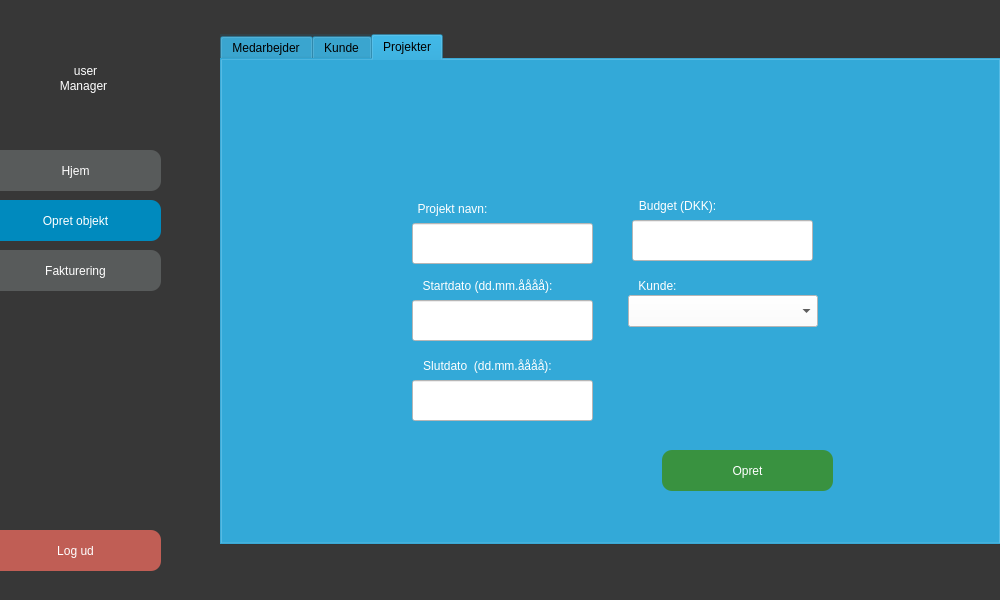
<?xml version="1.0" encoding="UTF-8"?>
<ui version="4.0">
 <class>MainWindow</class>
 <widget class="QMainWindow" name="MainWindow">
  <property name="geometry">
   <rect>
    <x>0</x>
    <y>0</y>
    <width>1000</width>
    <height>600</height>
   </rect>
  </property>
  <property name="windowTitle">
   <string>MainWindow</string>
  </property>
  <property name="styleSheet">
   <string notr="true">background-color: rgb(255, 255, 255);</string>
  </property>
  <widget class="QWidget" name="centralwidget">
   <widget class="QPushButton" name="logud_knap">
    <property name="geometry">
     <rect>
      <x>-10</x>
      <y>530</y>
      <width>171</width>
      <height>41</height>
     </rect>
    </property>
    <property name="styleSheet">
     <string notr="true">

QPushButton {
	color: rgb(255, 255, 255);
	
	background-color: rgb(192, 94, 85);
	font: 16pt &quot;.AppleSystemUIFont&quot;;
	border-radius: 10px;
}

QPushButton:Hover {


	background-color: rgb(220, 109, 99);



}
</string>
    </property>
    <property name="text">
     <string>Log ud</string>
    </property>
   </widget>
   <widget class="QLabel" name="Frame_3">
    <property name="geometry">
     <rect>
      <x>-13</x>
      <y>-20</y>
      <width>1061</width>
      <height>631</height>
     </rect>
    </property>
    <property name="styleSheet">
     <string notr="true">font: 16pt &quot;.AppleSystemUIFont&quot;;
color: rgb(0, 138, 190);

background-color: rgb(0, 0, 0,200);
border-radius: 15px;</string>
    </property>
    <property name="text">
     <string/>
    </property>
    <property name="scaledContents">
     <bool>false</bool>
    </property>
    <property name="alignment">
     <set>Qt::AlignCenter</set>
    </property>
    <property name="wordWrap">
     <bool>false</bool>
    </property>
   </widget>
   <widget class="QLabel" name="navn">
    <property name="geometry">
     <rect>
      <x>10</x>
      <y>50</y>
      <width>151</width>
      <height>41</height>
     </rect>
    </property>
    <property name="styleSheet">
     <string notr="true">font: 16pt &quot;.AppleSystemUIFont&quot;;
color: white;

background-color: rgba(255, 255, 255, 0);</string>
    </property>
    <property name="text">
     <string>user</string>
    </property>
    <property name="scaledContents">
     <bool>false</bool>
    </property>
    <property name="alignment">
     <set>Qt::AlignCenter</set>
    </property>
    <property name="wordWrap">
     <bool>false</bool>
    </property>
   </widget>
   <widget class="QLabel" name="label_3">
    <property name="geometry">
     <rect>
      <x>43</x>
      <y>70</y>
      <width>81</width>
      <height>31</height>
     </rect>
    </property>
    <property name="styleSheet">
     <string notr="true">font: 10pt &quot;.AppleSystemUIFont&quot;;
color: rgb(255, 255, 255);
background-color: rgba(255, 255, 255, 0);</string>
    </property>
    <property name="text">
     <string>Manager</string>
    </property>
    <property name="alignment">
     <set>Qt::AlignCenter</set>
    </property>
   </widget>
   <widget class="QPushButton" name="hjem_knap">
    <property name="geometry">
     <rect>
      <x>-10</x>
      <y>150</y>
      <width>171</width>
      <height>41</height>
     </rect>
    </property>
    <property name="styleSheet">
     <string notr="true">QPushButton {
	color: rgb(255, 255, 255);
	background-color: rgb(88, 91, 91);
	font: 16pt &quot;.AppleSystemUIFont&quot;;
	border-radius: 10px;
}

QPushButton:Hover {

	background-color: rgb(109, 109, 109);


}
</string>
    </property>
    <property name="text">
     <string>Hjem</string>
    </property>
   </widget>
   <widget class="QPushButton" name="fakturering_knap">
    <property name="geometry">
     <rect>
      <x>-10</x>
      <y>250</y>
      <width>171</width>
      <height>41</height>
     </rect>
    </property>
    <property name="styleSheet">
     <string notr="true">QPushButton {
	color: rgb(255, 255, 255);
	background-color: rgb(88, 91, 91);
	font: 16pt &quot;.AppleSystemUIFont&quot;;
	border-radius: 10px;
}

QPushButton:Hover {

	background-color: rgb(109, 109, 109);


}
</string>
    </property>
    <property name="text">
     <string>Fakturering</string>
    </property>
   </widget>
   <widget class="QPushButton" name="modi_instans">
    <property name="geometry">
     <rect>
      <x>-10</x>
      <y>200</y>
      <width>171</width>
      <height>41</height>
     </rect>
    </property>
    <property name="styleSheet">
     <string notr="true">background-color: rgb(0, 138, 190);
color: rgb(255, 255, 255);
font: 16pt &quot;.AppleSystemUIFont&quot;;
border-radius: 10px;

</string>
    </property>
    <property name="text">
     <string>Opret objekt</string>
    </property>
   </widget>
   <widget class="QTabWidget" name="tabWidget">
    <property name="geometry">
     <rect>
      <x>220</x>
      <y>34</y>
      <width>781</width>
      <height>511</height>
     </rect>
    </property>
    <property name="styleSheet">
     <string notr="true">background-color: rgb(8, 137, 190,30);</string>
    </property>
    <property name="currentIndex">
     <number>2</number>
    </property>
    <widget class="QWidget" name="tab">
     <attribute name="title">
      <string>Medarbejder</string>
     </attribute>
     <widget class="QLabel" name="label_4">
      <property name="geometry">
       <rect>
        <x>167</x>
        <y>103</y>
        <width>81</width>
        <height>31</height>
       </rect>
      </property>
      <property name="styleSheet">
       <string notr="true">font: 13pt &quot;.AppleSystemUIFont&quot;;
color: rgb(255, 255, 255);
background-color: rgba(255, 255, 255, 0);</string>
      </property>
      <property name="text">
       <string>Fornavn:</string>
      </property>
      <property name="alignment">
       <set>Qt::AlignCenter</set>
      </property>
     </widget>
     <widget class="QLabel" name="label_5">
      <property name="geometry">
       <rect>
        <x>176</x>
        <y>183</y>
        <width>70</width>
        <height>31</height>
       </rect>
      </property>
      <property name="styleSheet">
       <string notr="true">font: 13pt &quot;.AppleSystemUIFont&quot;;
color: rgb(255, 255, 255);
background-color: rgba(255, 255, 255, 0);</string>
      </property>
      <property name="text">
       <string>Efternavn:</string>
      </property>
      <property name="alignment">
       <set>Qt::AlignCenter</set>
      </property>
     </widget>
     <widget class="QLabel" name="label_6">
      <property name="geometry">
       <rect>
        <x>180</x>
        <y>273</y>
        <width>50</width>
        <height>31</height>
       </rect>
      </property>
      <property name="styleSheet">
       <string notr="true">font: 13pt &quot;.AppleSystemUIFont&quot;;
color: rgb(255, 255, 255);
background-color: rgba(255, 255, 255, 0);</string>
      </property>
      <property name="text">
       <string>Telefon:</string>
      </property>
      <property name="alignment">
       <set>Qt::AlignCenter</set>
      </property>
     </widget>
     <widget class="QLabel" name="label_7">
      <property name="geometry">
       <rect>
        <x>415</x>
        <y>190</y>
        <width>90</width>
        <height>20</height>
       </rect>
      </property>
      <property name="styleSheet">
       <string notr="true">font: 13pt &quot;.AppleSystemUIFont&quot;;
color: rgb(255, 255, 255);
background-color: rgba(255, 255, 255, 0);</string>
      </property>
      <property name="text">
       <string>Rolle:</string>
      </property>
      <property name="alignment">
       <set>Qt::AlignCenter</set>
      </property>
     </widget>
     <widget class="QLineEdit" name="medarbejder_fornavn_input">
      <property name="geometry">
       <rect>
        <x>180</x>
        <y>133</y>
        <width>181</width>
        <height>41</height>
       </rect>
      </property>
      <property name="styleSheet">
       <string notr="true">background-color: rgb(255, 255, 255);
border-color: rgb(0, 0, 0);
font: 14pt &quot;.AppleSystemUIFont&quot;;</string>
      </property>
      <property name="text">
       <string/>
      </property>
     </widget>
     <widget class="QLineEdit" name="medarbejder_efternavn_input">
      <property name="geometry">
       <rect>
        <x>180</x>
        <y>213</y>
        <width>181</width>
        <height>41</height>
       </rect>
      </property>
      <property name="styleSheet">
       <string notr="true">background-color: rgb(255, 255, 255);
border-color: rgb(0, 0, 0);
font: 14pt &quot;.AppleSystemUIFont&quot;;</string>
      </property>
      <property name="text">
       <string/>
      </property>
     </widget>
     <widget class="QLineEdit" name="medarbejder_tlf_input">
      <property name="geometry">
       <rect>
        <x>180</x>
        <y>303</y>
        <width>181</width>
        <height>41</height>
       </rect>
      </property>
      <property name="styleSheet">
       <string notr="true">background-color: rgb(255, 255, 255);
border-color: rgb(0, 0, 0);
font: 14pt &quot;.AppleSystemUIFont&quot;;</string>
      </property>
      <property name="text">
       <string/>
      </property>
     </widget>
     <widget class="QLineEdit" name="medarbejder_email_input">
      <property name="geometry">
       <rect>
        <x>180</x>
        <y>393</y>
        <width>181</width>
        <height>41</height>
       </rect>
      </property>
      <property name="styleSheet">
       <string notr="true">background-color: rgb(255, 255, 255);
border-color: rgb(0, 0, 0);
font: 14pt &quot;.AppleSystemUIFont&quot;;</string>
      </property>
      <property name="text">
       <string/>
      </property>
     </widget>
     <widget class="QLabel" name="label_8">
      <property name="geometry">
       <rect>
        <x>180</x>
        <y>363</y>
        <width>50</width>
        <height>31</height>
       </rect>
      </property>
      <property name="styleSheet">
       <string notr="true">font: 13pt &quot;.AppleSystemUIFont&quot;;
color: rgb(255, 255, 255);
background-color: rgba(255, 255, 255, 0);</string>
      </property>
      <property name="text">
       <string>Email:</string>
      </property>
      <property name="alignment">
       <set>Qt::AlignCenter</set>
      </property>
     </widget>
     <widget class="QComboBox" name="rolle_comboBox">
      <property name="geometry">
       <rect>
        <x>438</x>
        <y>213</y>
        <width>131</width>
        <height>32</height>
       </rect>
      </property>
      <property name="styleSheet">
       <string notr="true">background-color: rgb(255, 255, 255);
color: rgb(0, 0, 0);
selection-background-color: rgb(228, 227, 229);</string>
      </property>
      <item>
       <property name="text">
        <string>Konsulent</string>
       </property>
      </item>
      <item>
       <property name="text">
        <string>ScrumMaster</string>
       </property>
      </item>
      <item>
       <property name="text">
        <string>Manager</string>
       </property>
      </item>
     </widget>
     <widget class="QPushButton" name="opretmedarbejder_knap">
      <property name="geometry">
       <rect>
        <x>440</x>
        <y>390</y>
        <width>171</width>
        <height>41</height>
       </rect>
      </property>
      <property name="styleSheet">
       <string notr="true">QPushButton {
	color: rgb(255, 255, 255);
	
	background-color: rgb(57, 146, 64);
	font: 14pt &quot;.AppleSystemUIFont&quot;;
	border-radius: 10px;
}

QPushButton:Hover {
	
	background-color: rgb(72, 183, 80);


}
</string>
      </property>
      <property name="text">
       <string>Opret</string>
      </property>
     </widget>
     <widget class="QLabel" name="label_17">
      <property name="geometry">
       <rect>
        <x>440</x>
        <y>104</y>
        <width>91</width>
        <height>31</height>
       </rect>
      </property>
      <property name="styleSheet">
       <string notr="true">font: 13pt &quot;.AppleSystemUIFont&quot;;
color: rgb(255, 255, 255);
background-color: rgba(255, 255, 255, 0);</string>
      </property>
      <property name="text">
       <string>Timeløn (DKK):</string>
      </property>
      <property name="alignment">
       <set>Qt::AlignCenter</set>
      </property>
     </widget>
     <widget class="QLineEdit" name="medarbejder_timelon_input">
      <property name="geometry">
       <rect>
        <x>440</x>
        <y>134</y>
        <width>181</width>
        <height>41</height>
       </rect>
      </property>
      <property name="styleSheet">
       <string notr="true">background-color: rgb(255, 255, 255);
border-color: rgb(0, 0, 0);
font: 14pt &quot;.AppleSystemUIFont&quot;;</string>
      </property>
      <property name="text">
       <string/>
      </property>
     </widget>
    </widget>
    <widget class="QWidget" name="tab_2">
     <attribute name="title">
      <string>Kunde</string>
     </attribute>
     <widget class="QLabel" name="label_9">
      <property name="geometry">
       <rect>
        <x>310</x>
        <y>123</y>
        <width>81</width>
        <height>31</height>
       </rect>
      </property>
      <property name="styleSheet">
       <string notr="true">font: 13pt &quot;.AppleSystemUIFont&quot;;
color: rgb(255, 255, 255);
background-color: rgba(255, 255, 255, 0);</string>
      </property>
      <property name="text">
       <string>Kunde navn:</string>
      </property>
      <property name="alignment">
       <set>Qt::AlignCenter</set>
      </property>
     </widget>
     <widget class="QPushButton" name="opretkunde_knap">
      <property name="geometry">
       <rect>
        <x>315</x>
        <y>390</y>
        <width>171</width>
        <height>41</height>
       </rect>
      </property>
      <property name="styleSheet">
       <string notr="true">QPushButton {
	color: rgb(255, 255, 255);
	
	background-color: rgb(57, 146, 64);
	font: 14pt &quot;.AppleSystemUIFont&quot;;
	border-radius: 10px;
}

QPushButton:Hover {
	
	background-color: rgb(72, 183, 80);


}
</string>
      </property>
      <property name="text">
       <string>Opret</string>
      </property>
     </widget>
     <widget class="QLineEdit" name="kundenavn_input">
      <property name="geometry">
       <rect>
        <x>310</x>
        <y>153</y>
        <width>181</width>
        <height>41</height>
       </rect>
      </property>
      <property name="styleSheet">
       <string notr="true">background-color: rgb(255, 255, 255);
border-color: rgb(0, 0, 0);
font: 14pt &quot;.AppleSystemUIFont&quot;;</string>
      </property>
      <property name="text">
       <string/>
      </property>
     </widget>
     <widget class="QLineEdit" name="kundecvr_input">
      <property name="geometry">
       <rect>
        <x>310</x>
        <y>230</y>
        <width>181</width>
        <height>41</height>
       </rect>
      </property>
      <property name="styleSheet">
       <string notr="true">background-color: rgb(255, 255, 255);
border-color: rgb(0, 0, 0);
font: 14pt &quot;.AppleSystemUIFont&quot;;</string>
      </property>
      <property name="text">
       <string/>
      </property>
     </widget>
     <widget class="QLabel" name="label_10">
      <property name="geometry">
       <rect>
        <x>300</x>
        <y>203</y>
        <width>70</width>
        <height>31</height>
       </rect>
      </property>
      <property name="styleSheet">
       <string notr="true">font: 13pt &quot;.AppleSystemUIFont&quot;;
color: rgb(255, 255, 255);
background-color: rgba(255, 255, 255, 0);</string>
      </property>
      <property name="text">
       <string>CVR nr:</string>
      </property>
      <property name="alignment">
       <set>Qt::AlignCenter</set>
      </property>
     </widget>
     <widget class="QLineEdit" name="kundetlf_input">
      <property name="geometry">
       <rect>
        <x>310</x>
        <y>310</y>
        <width>181</width>
        <height>41</height>
       </rect>
      </property>
      <property name="styleSheet">
       <string notr="true">background-color: rgb(255, 255, 255);
border-color: rgb(0, 0, 0);
font: 14pt &quot;.AppleSystemUIFont&quot;;</string>
      </property>
      <property name="text">
       <string/>
      </property>
     </widget>
     <widget class="QLabel" name="label_11">
      <property name="geometry">
       <rect>
        <x>310</x>
        <y>280</y>
        <width>100</width>
        <height>31</height>
       </rect>
      </property>
      <property name="styleSheet">
       <string notr="true">font: 13pt &quot;.AppleSystemUIFont&quot;;
color: rgb(255, 255, 255);
background-color: rgba(255, 255, 255, 0);</string>
      </property>
      <property name="text">
       <string>Kontakt telefon:</string>
      </property>
      <property name="alignment">
       <set>Qt::AlignCenter</set>
      </property>
     </widget>
    </widget>
    <widget class="QWidget" name="tab_3">
     <attribute name="title">
      <string>Projekter</string>
     </attribute>
     <widget class="QLabel" name="label_12">
      <property name="geometry">
       <rect>
        <x>190</x>
        <y>133</y>
        <width>81</width>
        <height>31</height>
       </rect>
      </property>
      <property name="styleSheet">
       <string notr="true">font: 13pt &quot;.AppleSystemUIFont&quot;;
color: rgb(255, 255, 255);
background-color: rgba(255, 255, 255, 0);</string>
      </property>
      <property name="text">
       <string>Projekt navn:</string>
      </property>
      <property name="alignment">
       <set>Qt::AlignCenter</set>
      </property>
     </widget>
     <widget class="QPushButton" name="opretprojekt_knap">
      <property name="geometry">
       <rect>
        <x>440</x>
        <y>390</y>
        <width>171</width>
        <height>41</height>
       </rect>
      </property>
      <property name="styleSheet">
       <string notr="true">QPushButton {
	color: rgb(255, 255, 255);
	
	background-color: rgb(57, 146, 64);
	font: 14pt &quot;.AppleSystemUIFont&quot;;
	border-radius: 10px;
}

QPushButton:Hover {
	
	background-color: rgb(72, 183, 80);


}
</string>
      </property>
      <property name="text">
       <string>Opret</string>
      </property>
     </widget>
     <widget class="QLineEdit" name="projekt_navn_input">
      <property name="geometry">
       <rect>
        <x>190</x>
        <y>163</y>
        <width>181</width>
        <height>41</height>
       </rect>
      </property>
      <property name="styleSheet">
       <string notr="true">background-color: rgb(255, 255, 255);
border-color: rgb(0, 0, 0);
font: 14pt &quot;.AppleSystemUIFont&quot;;</string>
      </property>
      <property name="text">
       <string/>
      </property>
     </widget>
     <widget class="QLineEdit" name="startdato_input">
      <property name="geometry">
       <rect>
        <x>190</x>
        <y>240</y>
        <width>181</width>
        <height>41</height>
       </rect>
      </property>
      <property name="styleSheet">
       <string notr="true">background-color: rgb(255, 255, 255);
border-color: rgb(0, 0, 0);
font: 14pt &quot;.AppleSystemUIFont&quot;;</string>
      </property>
      <property name="text">
       <string/>
      </property>
     </widget>
     <widget class="QLabel" name="label_13">
      <property name="geometry">
       <rect>
        <x>180</x>
        <y>210</y>
        <width>171</width>
        <height>31</height>
       </rect>
      </property>
      <property name="styleSheet">
       <string notr="true">font: 13pt &quot;.AppleSystemUIFont&quot;;
color: rgb(255, 255, 255);
background-color: rgba(255, 255, 255, 0);</string>
      </property>
      <property name="text">
       <string>Startdato (dd.mm.åååå):</string>
      </property>
      <property name="alignment">
       <set>Qt::AlignCenter</set>
      </property>
     </widget>
     <widget class="QLineEdit" name="slutdato_input">
      <property name="geometry">
       <rect>
        <x>190</x>
        <y>320</y>
        <width>181</width>
        <height>41</height>
       </rect>
      </property>
      <property name="styleSheet">
       <string notr="true">background-color: rgb(255, 255, 255);
border-color: rgb(0, 0, 0);
font: 14pt &quot;.AppleSystemUIFont&quot;;</string>
      </property>
      <property name="text">
       <string/>
      </property>
     </widget>
     <widget class="QLabel" name="label_14">
      <property name="geometry">
       <rect>
        <x>180</x>
        <y>290</y>
        <width>171</width>
        <height>31</height>
       </rect>
      </property>
      <property name="styleSheet">
       <string notr="true">font: 13pt &quot;.AppleSystemUIFont&quot;;
color: rgb(255, 255, 255);
background-color: rgba(255, 255, 255, 0);</string>
      </property>
      <property name="text">
       <string>Slutdato  (dd.mm.åååå):</string>
      </property>
      <property name="alignment">
       <set>Qt::AlignCenter</set>
      </property>
     </widget>
     <widget class="QLineEdit" name="budget_input">
      <property name="geometry">
       <rect>
        <x>410</x>
        <y>160</y>
        <width>181</width>
        <height>41</height>
       </rect>
      </property>
      <property name="styleSheet">
       <string notr="true">background-color: rgb(255, 255, 255);
border-color: rgb(0, 0, 0);
font: 14pt &quot;.AppleSystemUIFont&quot;;</string>
      </property>
      <property name="text">
       <string/>
      </property>
     </widget>
     <widget class="QLabel" name="label_15">
      <property name="geometry">
       <rect>
        <x>400</x>
        <y>130</y>
        <width>111</width>
        <height>31</height>
       </rect>
      </property>
      <property name="styleSheet">
       <string notr="true">font: 13pt &quot;.AppleSystemUIFont&quot;;
color: rgb(255, 255, 255);
background-color: rgba(255, 255, 255, 0);</string>
      </property>
      <property name="text">
       <string>Budget (DKK):</string>
      </property>
      <property name="alignment">
       <set>Qt::AlignCenter</set>
      </property>
     </widget>
     <widget class="QComboBox" name="kunde_comboBox">
      <property name="geometry">
       <rect>
        <x>406</x>
        <y>235</y>
        <width>190</width>
        <height>32</height>
       </rect>
      </property>
      <property name="styleSheet">
       <string notr="true">background-color: rgb(255, 255, 255);
color: rgb(0, 0, 0);
selection-background-color: rgb(228, 227, 229);</string>
      </property>
     </widget>
     <widget class="QLabel" name="label_16">
      <property name="geometry">
       <rect>
        <x>380</x>
        <y>210</y>
        <width>111</width>
        <height>31</height>
       </rect>
      </property>
      <property name="styleSheet">
       <string notr="true">font: 13pt &quot;.AppleSystemUIFont&quot;;
color: rgb(255, 255, 255);
background-color: rgba(255, 255, 255, 0);</string>
      </property>
      <property name="text">
       <string>Kunde:</string>
      </property>
      <property name="alignment">
       <set>Qt::AlignCenter</set>
      </property>
     </widget>
    </widget>
   </widget>
   <widget class="QLabel" name="noterror">
    <property name="geometry">
     <rect>
      <x>360</x>
      <y>550</y>
      <width>551</width>
      <height>20</height>
     </rect>
    </property>
    <property name="styleSheet">
     <string notr="true">color: rgb(0, 170, 115);
background-color: rgba(255, 255, 255, 0);</string>
    </property>
    <property name="text">
     <string/>
    </property>
    <property name="alignment">
     <set>Qt::AlignCenter</set>
    </property>
   </widget>
   <widget class="QLabel" name="error">
    <property name="geometry">
     <rect>
      <x>440</x>
      <y>576</y>
      <width>391</width>
      <height>16</height>
     </rect>
    </property>
    <property name="styleSheet">
     <string notr="true">color: rgb(219, 0, 40);
background-color: rgba(255, 255, 255, 0);</string>
    </property>
    <property name="text">
     <string/>
    </property>
    <property name="alignment">
     <set>Qt::AlignCenter</set>
    </property>
   </widget>
   <zorder>Frame_3</zorder>
   <zorder>logud_knap</zorder>
   <zorder>navn</zorder>
   <zorder>label_3</zorder>
   <zorder>hjem_knap</zorder>
   <zorder>fakturering_knap</zorder>
   <zorder>modi_instans</zorder>
   <zorder>tabWidget</zorder>
   <zorder>noterror</zorder>
   <zorder>error</zorder>
  </widget>
 </widget>
 <tabstops>
  <tabstop>medarbejder_fornavn_input</tabstop>
  <tabstop>medarbejder_efternavn_input</tabstop>
  <tabstop>medarbejder_tlf_input</tabstop>
  <tabstop>medarbejder_email_input</tabstop>
  <tabstop>medarbejder_timelon_input</tabstop>
  <tabstop>rolle_comboBox</tabstop>
  <tabstop>opretmedarbejder_knap</tabstop>
  <tabstop>fakturering_knap</tabstop>
  <tabstop>modi_instans</tabstop>
  <tabstop>logud_knap</tabstop>
  <tabstop>hjem_knap</tabstop>
  <tabstop>opretkunde_knap</tabstop>
  <tabstop>kundenavn_input</tabstop>
  <tabstop>kundecvr_input</tabstop>
  <tabstop>kundetlf_input</tabstop>
  <tabstop>opretprojekt_knap</tabstop>
  <tabstop>projekt_navn_input</tabstop>
  <tabstop>startdato_input</tabstop>
  <tabstop>slutdato_input</tabstop>
  <tabstop>budget_input</tabstop>
  <tabstop>kunde_comboBox</tabstop>
  <tabstop>tabWidget</tabstop>
 </tabstops>
 <resources/>
 <connections/>
</ui>
